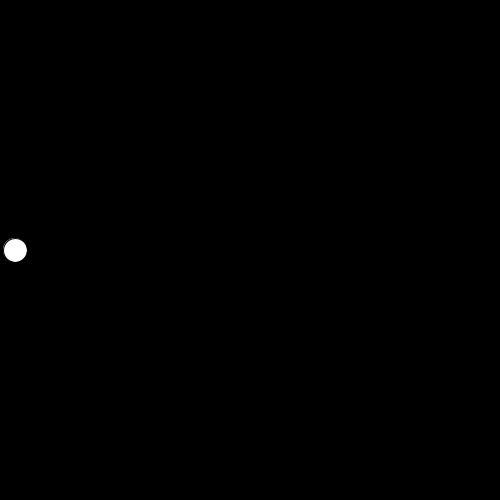
Frame 1 (no input)
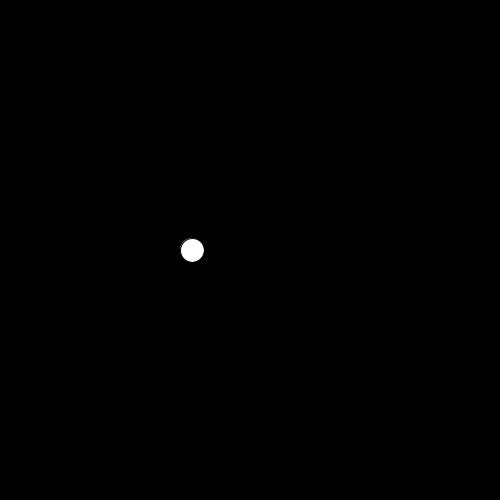
Frame 60 (the mouse pressed at the canvas centre just before this capture)
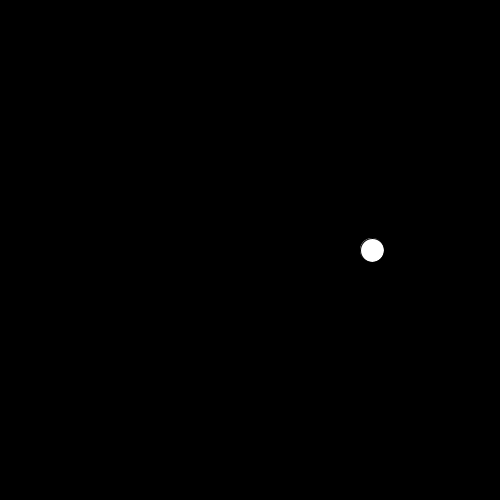
Frame 120 (the mouse held since frame 60 and released just before this capture)

The Processing sketch that drew these frames (run headless with seeded random() and noise(); from frame 60 on, the mouse is pressed at the canvas centre):

// Processing sketch: bouncing_ball_left_right
// ── bouncing_ball_left_right.pde
////////////////////////////
// Bouncing Ball with Obstacle
// Sarah Page
// CODE 1 - Fall 2018
// Parson School of Design
//
// adapted from: https://processing.org/examples/bounce.html
////////////////////////////

int radius = 12;
float xpos;  
float xspeed = 3;
int xdirection = 1;

void setup() {
  size(500, 500);
  xpos = 0 + radius;
}

void draw() {
  background(0);
  xpos = xpos + ( xspeed * xdirection );
  
  if (xpos > width - radius || xpos < radius) {
    xdirection = xdirection * -1;
  }

  fill(255);
  ellipse(xpos, height/2, radius*2, radius*2);
}
